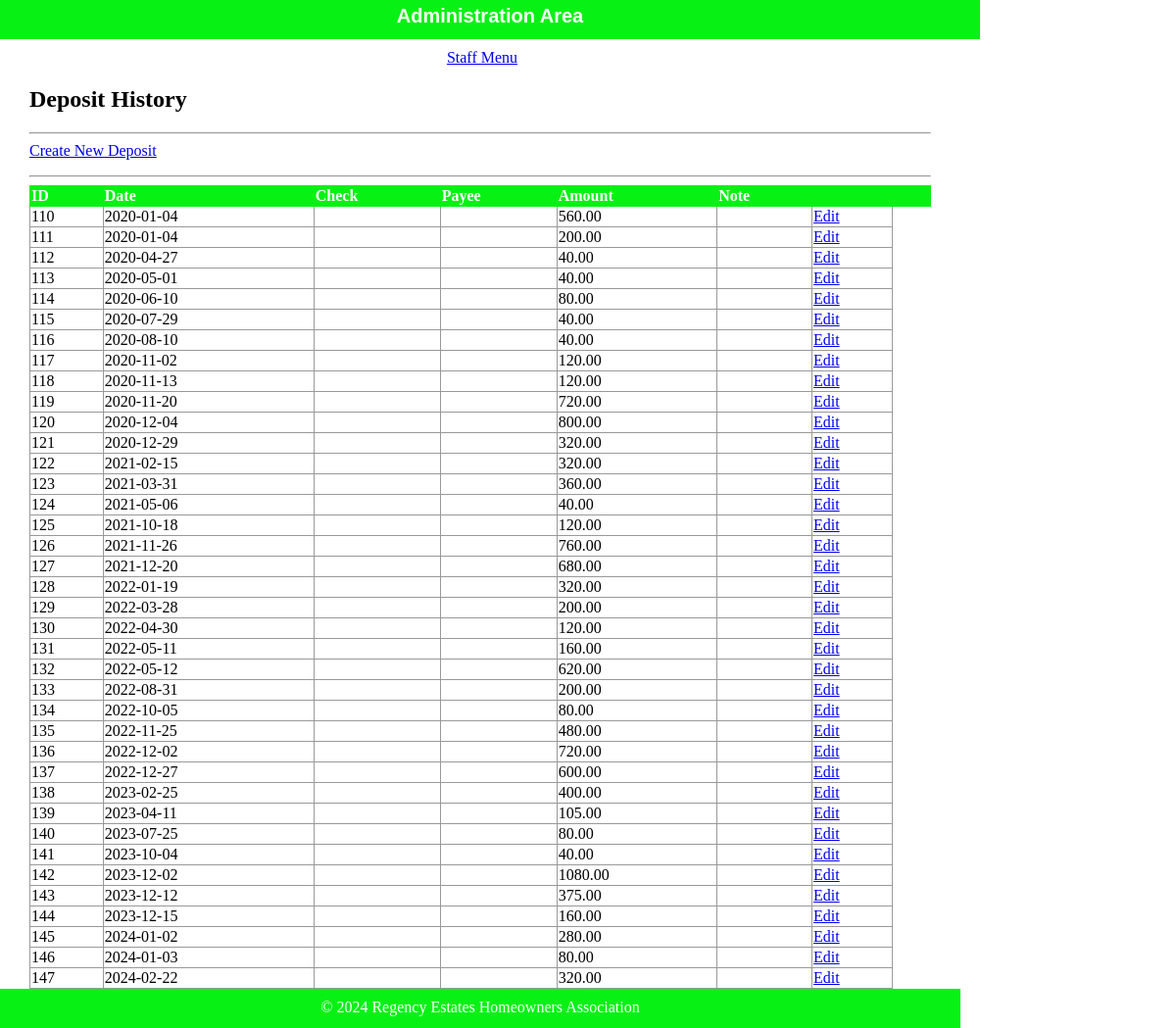
Page /html/public/staff/deposits/index.php on the earlier database version.
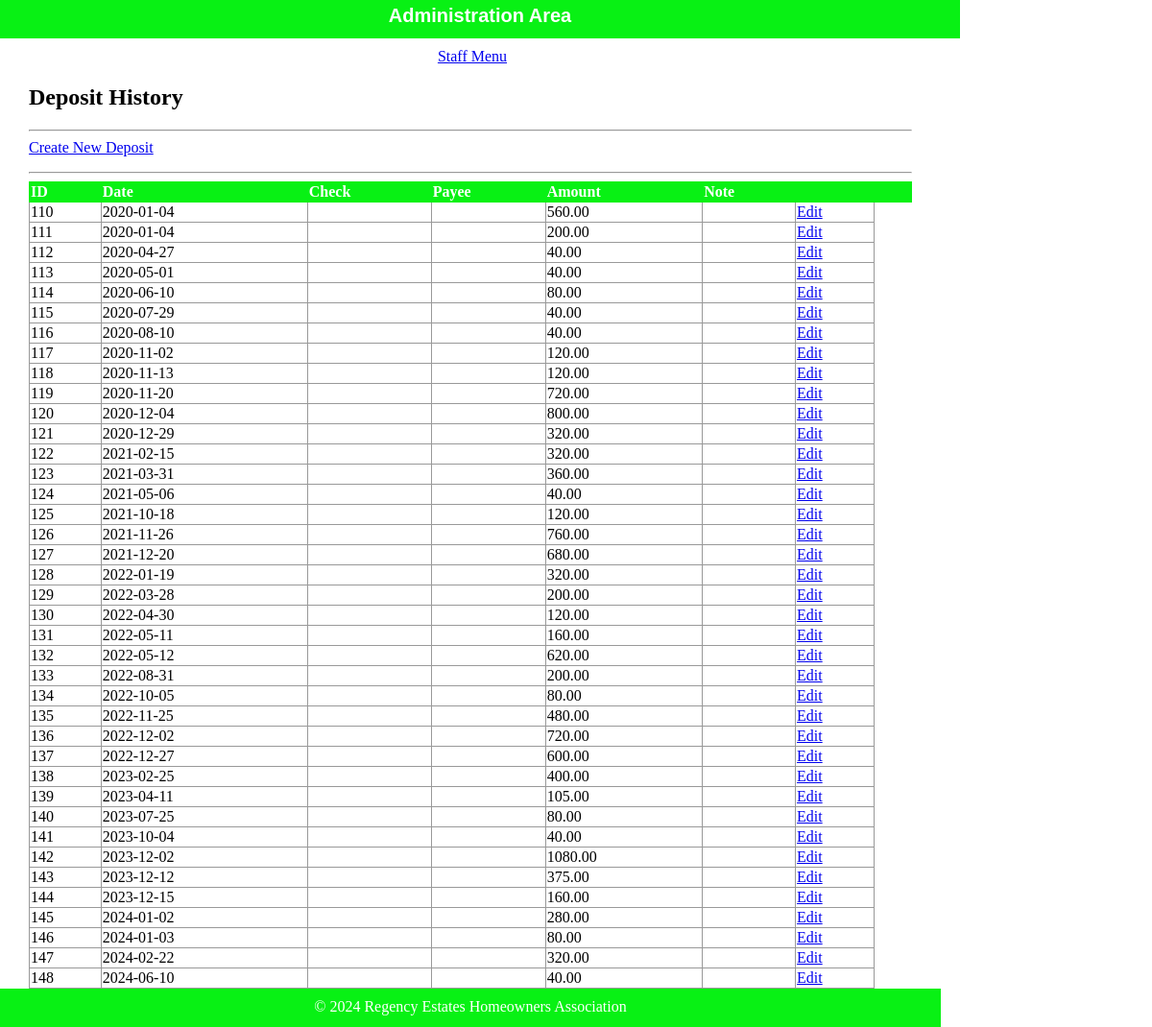
Same page on the later database version.
### tables this page shows
CREATE TABLE `deposit` (
  `id` int(11) NOT NULL,
  `fk_cat_id` int(11) DEFAULT NULL,
  `dt` date DEFAULT NULL,
  `is_reconciled` tinyint(1) DEFAULT NULL,
  `amount` decimal(10,2) DEFAULT NULL,
  `note` varchar(50) DEFAULT NULL,
  `ck_no` int(11) DEFAULT NULL,
  `payee` varchar(50) DEFAULT NULL
);

### html/private/functions.php (called while the page is built, shortened)
<?php
function url_for($script_path)
{
    if ($script_path[0] != '/')
    {
        $script_path = "/" . $script_path;
    }
    return WWW_ROOT . $script_path;
}
function htmlsc($string = "")
{
    return htmlspecialchars($string);
}
?>

### html/private/query_functions.php (called while the page is built, shortened)
<?php
  function find_all_deposits() {
    global $db;
    $sql = "SELECT * FROM deposit WHERE dt >= '2020-01-01' ORDER BY dt";
    $result = mysqli_query($db, $sql);
    return $result;
  }
?>

### html/public/staff/deposits/index.php (the view, shortened to what this page needs)
<?php $subject_set = find_all_deposits(); ?>
<?php include(SHARED_PATH . '/header.php'); ?>
    <div id="content">
        <div id="regency-menu">
            <h2>Deposit History</h2>
            <hr />
            <div class="actions">
                <a class="action" href="<?php echo url_for('/staff/deposits/index.php'); ?>">Create New Deposit</a>
            </div>
            <hr />
            <table class="list">
                <tr>
                    <th>ID</th>
                    <th>Date</th>
                    <th>Check</th>
                    <th>Payee</th>
                    <th>Amount</th>
                    <th>Note</th>
                    <th>&nbsp</th>
                    <th>&nbsp</th>
                    <th>&nbsp</th>
                </tr>
                <?php while($subject = mysqli_fetch_assoc($subject_set)) { ?>
                    <tr>
                        <td><?php echo htmlsc($subject['id']); ?></td>
                        <td><?php echo htmlsc($subject['dt']); ?></td>
                        <td><?php echo htmlsc($subject['ck_no']); ?></td>
                        <td><?php echo htmlsc($subject['payee']); ?></td>
                        <td><?php echo htmlsc($subject['amount']); ?></td>
                        <td><?php echo htmlsc($subject['note']); ?></td>
                        <td><a class="action" href="<?php echo url_for('/staff/subjects/show.php?id=' . htmlsc(urlencode($subject['id']))); ?>">Edit</a></td>
                    </tr>
                <?php } ?>
            </table>
        </div>
    </div>
<?php include(SHARED_PATH . '/footer.php'); ?>

### html/private/shared/header.php (shortened to what this page needs)
<!doctype html>
<html lang="en">
	<head>
		<link rel="stylesheet" media="all" href="<?php echo url_for('stylesheets/staff.css'); ?>" />
	</head>
	<body>
		<header>
			<h1>Administration Area</h1>
		</header>
		<navigation>
			<ul>
				<li>
					<a href="<?php echo url_for('/staff/index.php'); ?>">Staff Menu</a>
				</li>
			</ul>
		</navigation>

### html/private/shared/footer.php (shortened to what this page needs)
<footer>
	&copy; <?php echo date('Y'); ?> Regency Estates Homeowners Association
</footer>
</body>
</html>

### html/public/stylesheets/staff.css (style rules this page uses)
html { height: 100%; width: 100%; }
body { height: 1000px; width: 100%; margin: 0; padding: 0; }
header { width: 1000px; height: 40px; margin: 0 0 10px 0; padding: 0; background: #08F114; color: white; }
header h1 { margin: 0; padding: 5px; font-size: 20px; font-family: Verdana, Arial, Helvetica, sans-serif; text-align: center; }
navigation { width: 1000px; margin: 0; padding: 0; text-align: center; }
navigation ul { width: 1000px; list-style: none; padding: 0; margin: 0; }
navigation ul li { display: inline; margin-right: 1em; }
#content { width: 920px; min-height: 500px; padding: 0 30px; }
footer { width: 940px; height: 20px; margin: 0 0 10px 0; padding: 10px 20px; background: #08F114; color: white; text-align: center; }
.actions { margin-bottom: 1em; }
table { border-collapse: collapse; vertical-align: top; }
table.list { width: 100%; }
table.list tr td { border: 1px solid #999999; }
table.list tr th { border: 1px solid #08F114; background: #08F114; color: white; text-align: left; }

Differences in the rows shown:
added deposit: id "148", dt "2024-06-10", amount "40.00"
